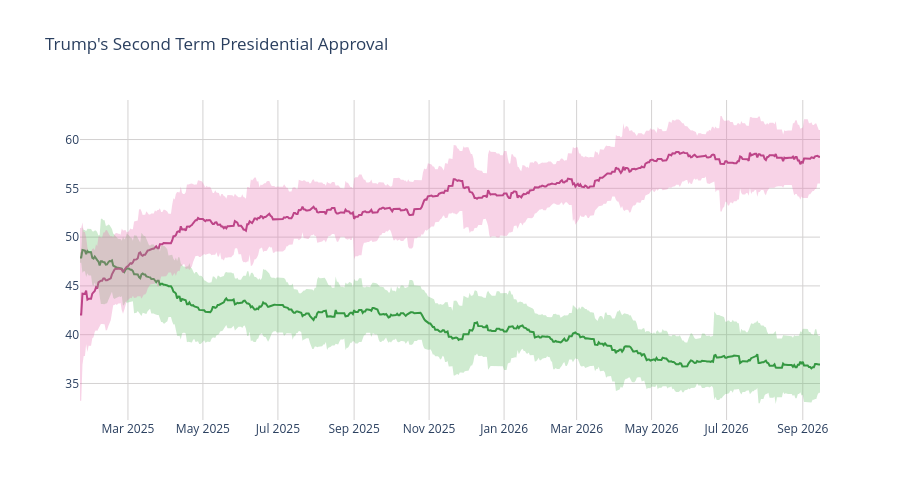

Write notebook code for a chart like this one.
### Code cell
disappr_ci_hex = "#e86eaf"
appr_ci_hex = "#60be65"
disappr_ci_rgba = "rgba(232, 110, 175, 0.3)"
appr_ci_rgba = "rgba(96, 190, 101, 0.3)"
grid_col = "#d4d2d2"


# Approve
fig = go.Figure(go.Scatter(
    x=pres['end_date'],
    y=pres['approve'],
    hovertemplate="%{y:.2f}%",
    name="<b>Approve</b>",
    line=dict(color="#228833"),
    showlegend=False
))

# Disapprove
fig.add_trace(go.Scatter(
    x=pres['end_date'],
    y=pres['disapprove'],
    hovertemplate="%{y:.2f}%",
    name="<b>Disapprove</b>",
    line=dict(color="#aa3377"),
    showlegend=False
    )
)

# Approve CI
fig.add_traces([

    # Upper bound
    go.Scatter(
        x=pres['end_date'],
        y=pres['approve_upper_ci'],
        marker=dict(color=appr_ci_hex),
        line=dict(width=0),
        mode='lines',
        showlegend=False,
        hoverinfo="skip"
    ),

    # Lower bound
    go.Scatter(
        x=pres['end_date'],
        y=pres['approve_lower_ci'],
        marker=dict(color=appr_ci_hex),
        line=dict(width=0),
        mode='lines',
        fillcolor=appr_ci_rgba,
        fill="tonexty",
        showlegend=False,
        hoverinfo="skip"
    )
])

# Disapprove CI
fig.add_traces([

    # Upper bound
    go.Scatter(
        x=pres['end_date'],
        y=pres['disapprove_upper_ci'],
        marker=dict(color=disappr_ci_hex),
        line=dict(width=0),
        mode='lines',
        showlegend=False,
        hoverinfo="skip"
    ),

    # Lower bound
    go.Scatter(
        x=pres['end_date'],
        y=pres['disapprove_lower_ci'],
        marker=dict(color=disappr_ci_hex),
        line=dict(width=0),
        mode='lines',
        fillcolor=disappr_ci_rgba,
        fill="tonexty",
        showlegend=False,
        hoverinfo="skip"
    )
])

fig.update_layout(
    title=dict(text="Trump's Second Term Presidential Approval"),
    hovermode="x"
)

fig.update_xaxes(gridcolor=grid_col)
fig.update_yaxes(gridcolor=grid_col)

fig.update_layout(hovermode="x", hoverlabel_align="right", plot_bgcolor="rgba(0, 0, 0, 0)", height=500)
fig.show()

### Figure 1 — Plotly figure (JSON) as saved in the notebook; plotly's stock layout.template omitted (floating-point values rounded to 4 significant figures; data arrays with more than 128 entries replaced by an {"elided": "..."} marker saying what was removed)
{"data": [{"hovertemplate": "%{y:.2f}%", "line": {"color": "#228833"}, "name": "<b>Approve</b>", "showlegend": false, "type": "scatter", "x": {"elided": "603 str values"}, "y": {"elided": "603 float values"}}, {"hovertemplate": "%{y:.2f}%", "line": {"color": "#aa3377"}, "name": "<b>Disapprove</b>", "showlegend": false, "type": "scatter", "x": {"elided": "603 str values"}, "y": {"elided": "603 float values"}}, {"hoverinfo": "skip", "line": {"width": 0}, "marker": {"color": "#60be65"}, "mode": "lines", "showlegend": false, "type": "scatter", "x": {"elided": "603 str values"}, "y": {"elided": "603 float values"}}, {"fill": "tonexty", "fillcolor": "rgba(96, 190, 101, 0.3)", "hoverinfo": "skip", "line": {"width": 0}, "marker": {"color": "#60be65"}, "mode": "lines", "showlegend": false, "type": "scatter", "x": {"elided": "603 str values"}, "y": {"elided": "603 float values"}}, {"hoverinfo": "skip", "line": {"width": 0}, "marker": {"color": "#e86eaf"}, "mode": "lines", "showlegend": false, "type": "scatter", "x": {"elided": "603 str values"}, "y": {"elided": "603 float values"}}, {"fill": "tonexty", "fillcolor": "rgba(232, 110, 175, 0.3)", "hoverinfo": "skip", "line": {"width": 0}, "marker": {"color": "#e86eaf"}, "mode": "lines", "showlegend": false, "type": "scatter", "x": {"elided": "603 str values"}, "y": {"elided": "603 float values"}}], "layout": {"height": 500, "hoverlabel": {"align": "right"}, "hovermode": "x", "plot_bgcolor": "rgba(0, 0, 0, 0)", "title": {"text": "Trump's Second Term Presidential Approval"}, "xaxis": {"gridcolor": "#d4d2d2"}, "yaxis": {"gridcolor": "#d4d2d2"}}}
